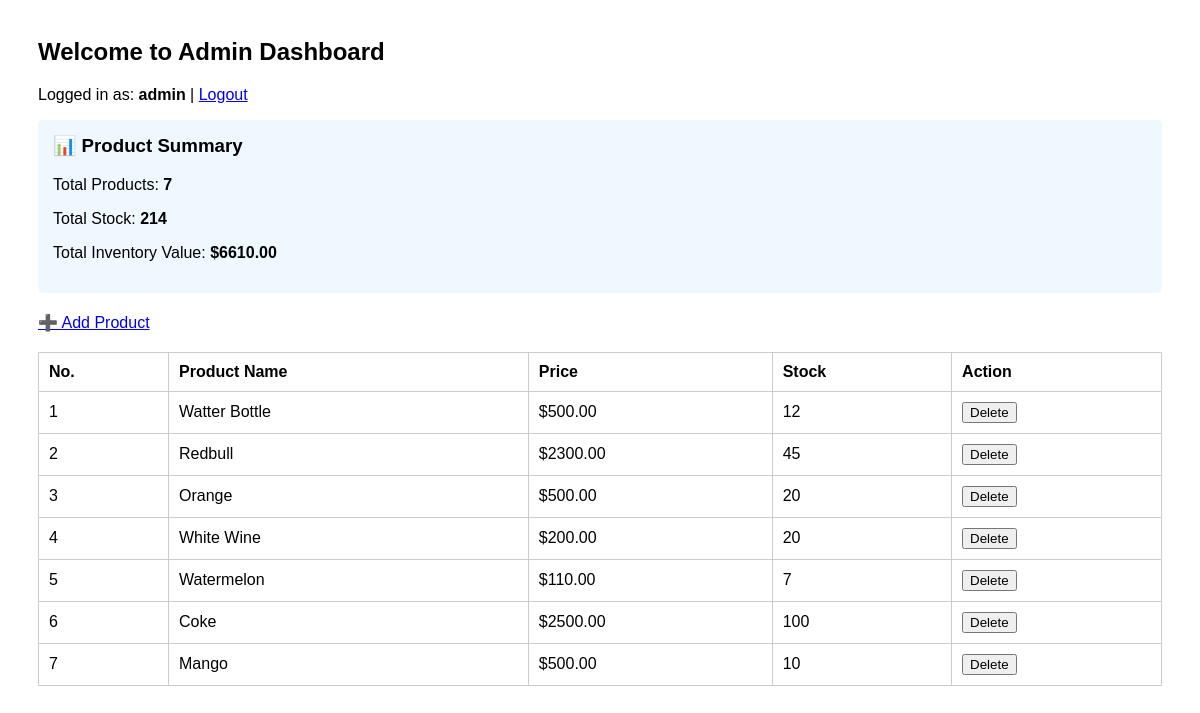
The app's page /dashboard (signed in) with its own data.
### tables this page shows
CREATE TABLE products (
    id INTEGER PRIMARY KEY AUTOINCREMENT,
    name TEXT NOT NULL,
    price REAL NOT NULL,
    stock INTEGER DEFAULT 100
);

### app.py (the view)
@app.route('/dashboard')
def dashboard():
    if 'username' not in session:
        return redirect(url_for('login'))
    role = session.get('role')
    conn = get_db_connection()
    products = conn.execute('SELECT * FROM products').fetchall()
    conn.close()
    if role == 'admin':
        return render_template('admin_dashboard.html', products=products)
    elif role == 'cashier':
        return render_template('cashier_dashboard.html', products=products)
    else:
        return redirect(url_for('login'))

### app.py (called while the page is built)
def get_db_connection():
    conn = sqlite3.connect('db.sqlite3')
    conn.row_factory = sqlite3.Row
    return conn

### templates/admin_dashboard.html (shortened to what this page needs)
<!DOCTYPE html>
<html>
<head>
</head>
<body>
  <h2>Welcome to Admin Dashboard</h2>
  <p>
    Logged in as: <b>{{ session.get('username') }}</b> |
    <a href="{{ url_for('logout') }}">Logout</a>
  </p>
  <div class="summary-box">
    <h3>📊 Product Summary</h3>
    <p>Total Products: <b>{{ products|length }}</b></p>
    <p>Total Stock:
      <b>
        {{
          products | map(attribute='stock') | sum
        }}
      </b>
    </p>
    <p>Total Inventory Value:
      <b>
        ${{
          "%.2f"|format(products | map(attribute='price') | sum)
        }}
      </b>
    </p>
  </div>
  <div class="actions">
    <a href="{{ url_for('add_product') }}">➕ Add Product</a>
  </div>
  <table id="productTable">
    <thead>
      <tr>
        <th>No.</th>
        <th>Product Name</th>
        <th>Price</th>
        <th>Stock</th>
        <th>Action</th>
      </tr>
    </thead>
    <tbody>
      {% if products %}
        {% for product in products %}
          <tr>
            <td>{{ loop.index }}</td>
            <td>{{ product.name }}</td>
            <td>${{ "%.2f"|format(product.price) }}</td>
            <td>{{ product.stock }}</td>
            <td>
              <form action="{{ url_for('delete_product', product_id=product.id) }}" method="post" style="display:inline;">
                <button type="submit" onclick="return confirm('Are you sure to delete this product?');">Delete</button>
              </form>
            </td>
          </tr>
        {% endfor %}
      {% else %}
        <tr>
          <td colspan="5">No products found.</td>
        </tr>
      {% endif %}
    </tbody>
  </table>
</body>
</html>

### templates/admin_dashboard.html (style rules this page uses)
body { font-family: Arial, sans-serif; padding: 30px; }
h2, h3 { margin-top: 0; }
table { width: 100%; border-collapse: collapse; margin-top: 20px; }
table, th, td { border: 1px solid #ccc; }
th, td { padding: 10px; text-align: left; }
.summary-box { background-color: #f0f8ff; padding: 15px; border-radius: 5px; margin-bottom: 20px; }
.actions { margin: 10px 0; }

### records on screen
products: name "Watter Bottle", price "500.00", stock "12"
products: name "Redbull", price "2300.00", stock "45"
products: name "Orange", price "500.00", stock "20"
products: name "White Wine", price "200.00", stock "20"
products: name "Watermelon", price "110.00", stock "7"
products: name "Coke", price "2500.00", stock "100"
products: name "Mango", price "500.00", stock "10"

### other values on screen
{{ session.get('username') }} "admin"
{{ products|length }} "7"
{{ products | map(attribute='stock') | sum }} "214"
{{ "%.2f"|format(products | map(attribute='price') | sum) }} "6610.00"
